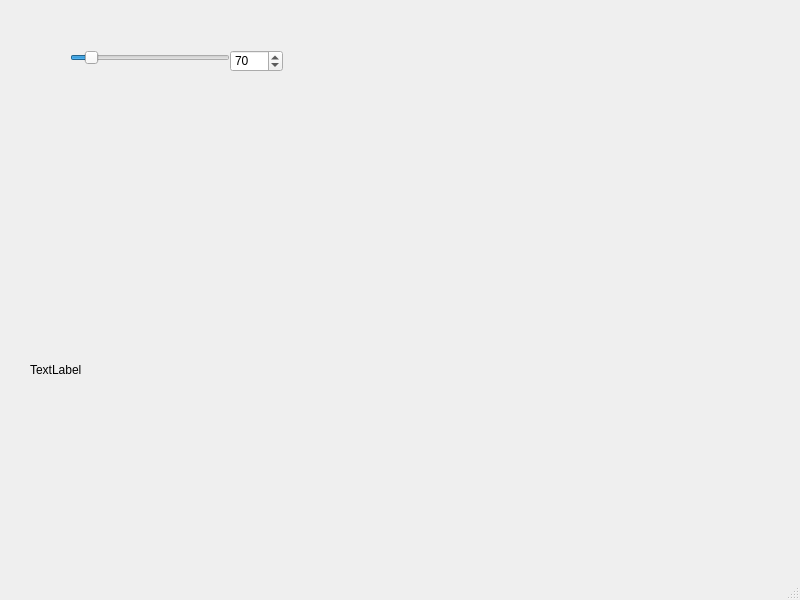
<?xml version="1.0" encoding="UTF-8"?>
<ui version="4.0">
 <class>MainWindow</class>
 <widget class="QMainWindow" name="MainWindow">
  <property name="geometry">
   <rect>
    <x>0</x>
    <y>0</y>
    <width>800</width>
    <height>600</height>
   </rect>
  </property>
  <property name="windowTitle">
   <string>MainWindow</string>
  </property>
  <property name="autoFillBackground">
   <bool>true</bool>
  </property>
  <widget class="QWidget" name="centralwidget">
   <widget class="QSlider" name="colorSlider">
    <property name="geometry">
     <rect>
      <x>70</x>
      <y>50</y>
      <width>160</width>
      <height>16</height>
     </rect>
    </property>
    <property name="maximum">
     <number>359</number>
    </property>
    <property name="value">
     <number>35</number>
    </property>
    <property name="orientation">
     <enum>Qt::Horizontal</enum>
    </property>
   </widget>
   <widget class="QWidget" name="colorWidget" native="true">
    <property name="geometry">
     <rect>
      <x>310</x>
      <y>20</y>
      <width>120</width>
      <height>80</height>
     </rect>
    </property>
    <property name="autoFillBackground">
     <bool>true</bool>
    </property>
   </widget>
   <widget class="QSpinBox" name="colorSpinBox">
    <property name="geometry">
     <rect>
      <x>230</x>
      <y>50</y>
      <width>53</width>
      <height>22</height>
     </rect>
    </property>
    <property name="maximum">
     <number>359</number>
    </property>
    <property name="value">
     <number>70</number>
    </property>
   </widget>
   <widget class="QLabel" name="imageFrame">
    <property name="geometry">
     <rect>
      <x>30</x>
      <y>130</y>
      <width>640</width>
      <height>480</height>
     </rect>
    </property>
    <property name="text">
     <string>TextLabel</string>
    </property>
   </widget>
  </widget>
  <widget class="QMenuBar" name="menubar">
   <property name="geometry">
    <rect>
     <x>0</x>
     <y>0</y>
     <width>800</width>
     <height>19</height>
    </rect>
   </property>
  </widget>
  <widget class="QStatusBar" name="statusbar"/>
 </widget>
 <resources/>
 <connections>
  <connection>
   <sender>colorSlider</sender>
   <signal>valueChanged(int)</signal>
   <receiver>colorSpinBox</receiver>
   <slot>setValue(int)</slot>
   <hints>
    <hint type="sourcelabel">
     <x>112</x>
     <y>73</y>
    </hint>
    <hint type="destinationlabel">
     <x>251</x>
     <y>88</y>
    </hint>
   </hints>
  </connection>
  <connection>
   <sender>colorSpinBox</sender>
   <signal>valueChanged(int)</signal>
   <receiver>colorSlider</receiver>
   <slot>setValue(int)</slot>
   <hints>
    <hint type="sourcelabel">
     <x>246</x>
     <y>72</y>
    </hint>
    <hint type="destinationlabel">
     <x>164</x>
     <y>79</y>
    </hint>
   </hints>
  </connection>
 </connections>
</ui>
